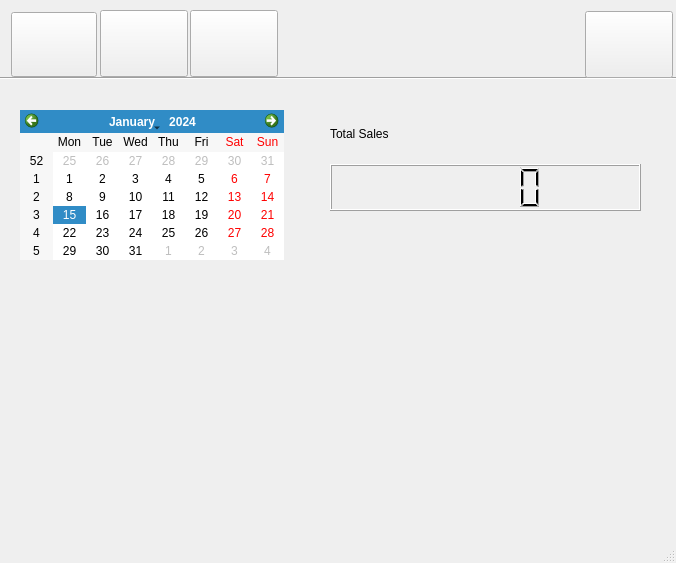
<?xml version="1.0" encoding="UTF-8"?>
<ui version="4.0">
 <class>MainWindow</class>
 <widget class="QMainWindow" name="MainWindow">
  <property name="geometry">
   <rect>
    <x>0</x>
    <y>0</y>
    <width>676</width>
    <height>563</height>
   </rect>
  </property>
  <property name="windowTitle">
   <string>Point of Sale System</string>
  </property>
  <property name="windowIcon">
   <iconset resource="../png/confirmed/resources.qrc">
    <normaloff>:/images/window.png</normaloff>:/images/window.png</iconset>
  </property>
  <property name="iconSize">
   <size>
    <width>16</width>
    <height>16</height>
   </size>
  </property>
  <widget class="QWidget" name="centralwidget">
   <widget class="Line" name="line">
    <property name="geometry">
     <rect>
      <x>0</x>
      <y>70</y>
      <width>681</width>
      <height>16</height>
     </rect>
    </property>
    <property name="orientation">
     <enum>Qt::Horizontal</enum>
    </property>
   </widget>
   <widget class="QStackedWidget" name="stackedWidget">
    <property name="geometry">
     <rect>
      <x>10</x>
      <y>90</y>
      <width>661</width>
      <height>421</height>
     </rect>
    </property>
    <property name="currentIndex">
     <number>1</number>
    </property>
    <widget class="QWidget" name="salesStackPage">
     <widget class="QWidget" name="layoutWidget">
      <property name="geometry">
       <rect>
        <x>400</x>
        <y>20</y>
        <width>258</width>
        <height>401</height>
       </rect>
      </property>
      <layout class="QGridLayout" name="gridLayout_3">
       <item row="0" column="0" colspan="2">
        <widget class="QListWidget" name="cartListWidget"/>
       </item>
       <item row="1" column="0">
        <spacer name="horizontalSpacer_3">
         <property name="orientation">
          <enum>Qt::Horizontal</enum>
         </property>
         <property name="sizeHint" stdset="0">
          <size>
           <width>148</width>
           <height>20</height>
          </size>
         </property>
        </spacer>
       </item>
       <item row="1" column="1">
        <widget class="QPushButton" name="checkoutButton">
         <property name="text">
          <string/>
         </property>
         <property name="icon">
          <iconset resource="../png/confirmed/resources.qrc">
           <normaloff>:/images/cart.png</normaloff>:/images/cart.png</iconset>
         </property>
         <property name="iconSize">
          <size>
           <width>50</width>
           <height>50</height>
          </size>
         </property>
        </widget>
       </item>
       <item row="2" column="0" colspan="2">
        <layout class="QGridLayout" name="gridLayout">
         <item row="0" column="0">
          <widget class="QLabel" name="label_3">
           <property name="text">
            <string>Total:</string>
           </property>
          </widget>
         </item>
         <item row="0" column="1" colspan="2">
          <widget class="QLabel" name="totalDisplay">
           <property name="text">
            <string/>
           </property>
          </widget>
         </item>
         <item row="2" column="2">
          <widget class="QLabel" name="balanceDisplayLbl">
           <property name="text">
            <string/>
           </property>
          </widget>
         </item>
         <item row="1" column="0">
          <widget class="QLabel" name="label_4">
           <property name="text">
            <string>Cash:</string>
           </property>
          </widget>
         </item>
         <item row="1" column="2">
          <widget class="QLineEdit" name="cashLineEdit"/>
         </item>
         <item row="2" column="0">
          <widget class="QLabel" name="label_5">
           <property name="text">
            <string>Balance:</string>
           </property>
          </widget>
         </item>
        </layout>
       </item>
      </layout>
     </widget>
     <widget class="Line" name="line_2">
      <property name="geometry">
       <rect>
        <x>360</x>
        <y>20</y>
        <width>20</width>
        <height>401</height>
       </rect>
      </property>
      <property name="orientation">
       <enum>Qt::Vertical</enum>
      </property>
     </widget>
     <widget class="QWidget" name="layoutWidget_2">
      <property name="geometry">
       <rect>
        <x>0</x>
        <y>20</y>
        <width>341</width>
        <height>401</height>
       </rect>
      </property>
      <layout class="QGridLayout" name="gridLayout_2">
       <item row="0" column="0">
        <widget class="QLabel" name="label">
         <property name="text">
          <string>Search: </string>
         </property>
        </widget>
       </item>
       <item row="0" column="2">
        <widget class="QPushButton" name="searchButton">
         <property name="text">
          <string/>
         </property>
         <property name="icon">
          <iconset resource="../png/confirmed/resources.qrc">
           <normaloff>:/images/search.png</normaloff>:/images/search.png</iconset>
         </property>
        </widget>
       </item>
       <item row="0" column="1">
        <widget class="QLineEdit" name="searchLineEdit"/>
       </item>
       <item row="1" column="0" colspan="3">
        <widget class="QTableWidget" name="searchTableWidget"/>
       </item>
      </layout>
     </widget>
    </widget>
    <widget class="QWidget" name="notificationsPage">
     <widget class="QCalendarWidget" name="calendarWidget">
      <property name="geometry">
       <rect>
        <x>10</x>
        <y>20</y>
        <width>264</width>
        <height>150</height>
       </rect>
      </property>
     </widget>
     <widget class="QWidget" name="">
      <property name="geometry">
       <rect>
        <x>320</x>
        <y>20</y>
        <width>311</width>
        <height>101</height>
       </rect>
      </property>
      <layout class="QVBoxLayout" name="verticalLayout_2">
       <item>
        <widget class="QLabel" name="label_9">
         <property name="text">
          <string>Total Sales</string>
         </property>
        </widget>
       </item>
       <item>
        <widget class="QLCDNumber" name="todaysSalesLCD"/>
       </item>
      </layout>
     </widget>
    </widget>
    <widget class="QWidget" name="settingsStackPage">
     <widget class="QWidget" name="layoutWidget">
      <property name="geometry">
       <rect>
        <x>10</x>
        <y>20</y>
        <width>345</width>
        <height>132</height>
       </rect>
      </property>
      <layout class="QGridLayout" name="gridLayout_5">
       <item row="0" column="0" colspan="2">
        <layout class="QVBoxLayout" name="verticalLayout">
         <item>
          <widget class="QLabel" name="label_2">
           <property name="text">
            <string>Change Password</string>
           </property>
          </widget>
         </item>
         <item>
          <layout class="QGridLayout" name="gridLayout_4">
           <item row="0" column="0">
            <widget class="QLabel" name="label_6">
             <property name="text">
              <string>Old Password:</string>
             </property>
            </widget>
           </item>
           <item row="0" column="1">
            <widget class="QLineEdit" name="oldPwdLineEdit">
             <property name="echoMode">
              <enum>QLineEdit::Password</enum>
             </property>
            </widget>
           </item>
           <item row="1" column="0">
            <widget class="QLabel" name="label_7">
             <property name="text">
              <string>New Password:</string>
             </property>
            </widget>
           </item>
           <item row="1" column="1">
            <widget class="QLineEdit" name="newPwdLineEdit"/>
           </item>
           <item row="2" column="0">
            <widget class="QLabel" name="label_8">
             <property name="text">
              <string>Repeat New Password:</string>
             </property>
            </widget>
           </item>
           <item row="2" column="1">
            <widget class="QLineEdit" name="rptNewPwdLineEdit"/>
           </item>
          </layout>
         </item>
        </layout>
       </item>
       <item row="1" column="0">
        <spacer name="horizontalSpacer_2">
         <property name="orientation">
          <enum>Qt::Horizontal</enum>
         </property>
         <property name="sizeHint" stdset="0">
          <size>
           <width>208</width>
           <height>20</height>
          </size>
         </property>
        </spacer>
       </item>
       <item row="1" column="1">
        <layout class="QHBoxLayout" name="horizontalLayout_2">
         <item>
          <widget class="QPushButton" name="saveSettingsBtn">
           <property name="text">
            <string>Save</string>
           </property>
          </widget>
         </item>
         <item>
          <widget class="QPushButton" name="cancelSettingsBtn">
           <property name="text">
            <string>Cancel</string>
           </property>
          </widget>
         </item>
        </layout>
       </item>
      </layout>
     </widget>
    </widget>
   </widget>
   <widget class="QPushButton" name="notificationsBtn">
    <property name="geometry">
     <rect>
      <x>100</x>
      <y>10</y>
      <width>88</width>
      <height>67</height>
     </rect>
    </property>
    <property name="text">
     <string/>
    </property>
    <property name="icon">
     <iconset resource="../png/confirmed/resources.qrc">
      <normaloff>:/images/info.png</normaloff>:/images/info.png</iconset>
    </property>
    <property name="iconSize">
     <size>
      <width>58</width>
      <height>58</height>
     </size>
    </property>
   </widget>
   <widget class="QPushButton" name="userSales">
    <property name="geometry">
     <rect>
      <x>11</x>
      <y>12</y>
      <width>86</width>
      <height>65</height>
     </rect>
    </property>
    <property name="text">
     <string/>
    </property>
    <property name="icon">
     <iconset resource="../png/confirmed/resources.qrc">
      <normaloff>:/images/makeSale.png</normaloff>:/images/makeSale.png</iconset>
    </property>
    <property name="iconSize">
     <size>
      <width>56</width>
      <height>56</height>
     </size>
    </property>
   </widget>
   <widget class="QPushButton" name="userLogout">
    <property name="geometry">
     <rect>
      <x>585</x>
      <y>11</y>
      <width>88</width>
      <height>67</height>
     </rect>
    </property>
    <property name="text">
     <string/>
    </property>
    <property name="icon">
     <iconset resource="../png/confirmed/resources.qrc">
      <normaloff>:/images/logout.png</normaloff>:/images/logout.png</iconset>
    </property>
    <property name="iconSize">
     <size>
      <width>58</width>
      <height>58</height>
     </size>
    </property>
   </widget>
   <widget class="QPushButton" name="userSettings">
    <property name="geometry">
     <rect>
      <x>190</x>
      <y>10</y>
      <width>88</width>
      <height>67</height>
     </rect>
    </property>
    <property name="text">
     <string/>
    </property>
    <property name="icon">
     <iconset resource="../png/confirmed/resources.qrc">
      <normaloff>:/images/settings.png</normaloff>:/images/settings.png</iconset>
    </property>
    <property name="iconSize">
     <size>
      <width>58</width>
      <height>58</height>
     </size>
    </property>
   </widget>
  </widget>
  <widget class="QMenuBar" name="menubar">
   <property name="geometry">
    <rect>
     <x>0</x>
     <y>0</y>
     <width>676</width>
     <height>21</height>
    </rect>
   </property>
  </widget>
  <widget class="QStatusBar" name="statusbar"/>
 </widget>
 <resources>
  <include location="../png/confirmed/resources.qrc"/>
 </resources>
 <connections/>
</ui>
